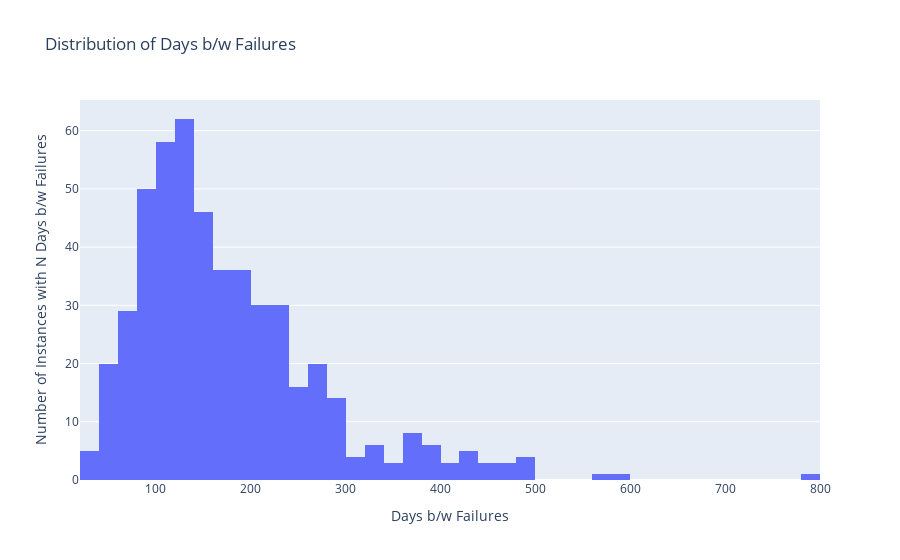

Notebook cell for this chart:
### Code cell
# generate lognormal samples | 2, 0.75 | 5, 0.5 | 0, 0.5
data = np.random.lognormal(
    mean=5,
    sigma=0.55,
    size=n_points,
)

fig = visualize(
    data,
    fig_title="Distribution of Days b/w Failures",
    x_title="Days b/w Failures",
    y_title="Number of Instances with N Days b/w Failures",
    trace_name="Actual Data"
)
fig.show()

### Figure 1 — Plotly figure (JSON) as saved in the notebook; plotly's stock layout.template omitted (floating-point values rounded to 4 significant figures; data arrays with more than 128 entries replaced by an {"elided": "..."} marker saying what was removed)
{"data": [{"name": "Actual Data", "type": "histogram", "x": {"elided": "500 float values"}}], "layout": {"title": {"text": "Distribution of Days b/w Failures"}, "xaxis": {"title": {"text": "Days b/w Failures"}}, "yaxis": {"title": {"text": "Number of Instances with N Days b/w Failures"}}}}
